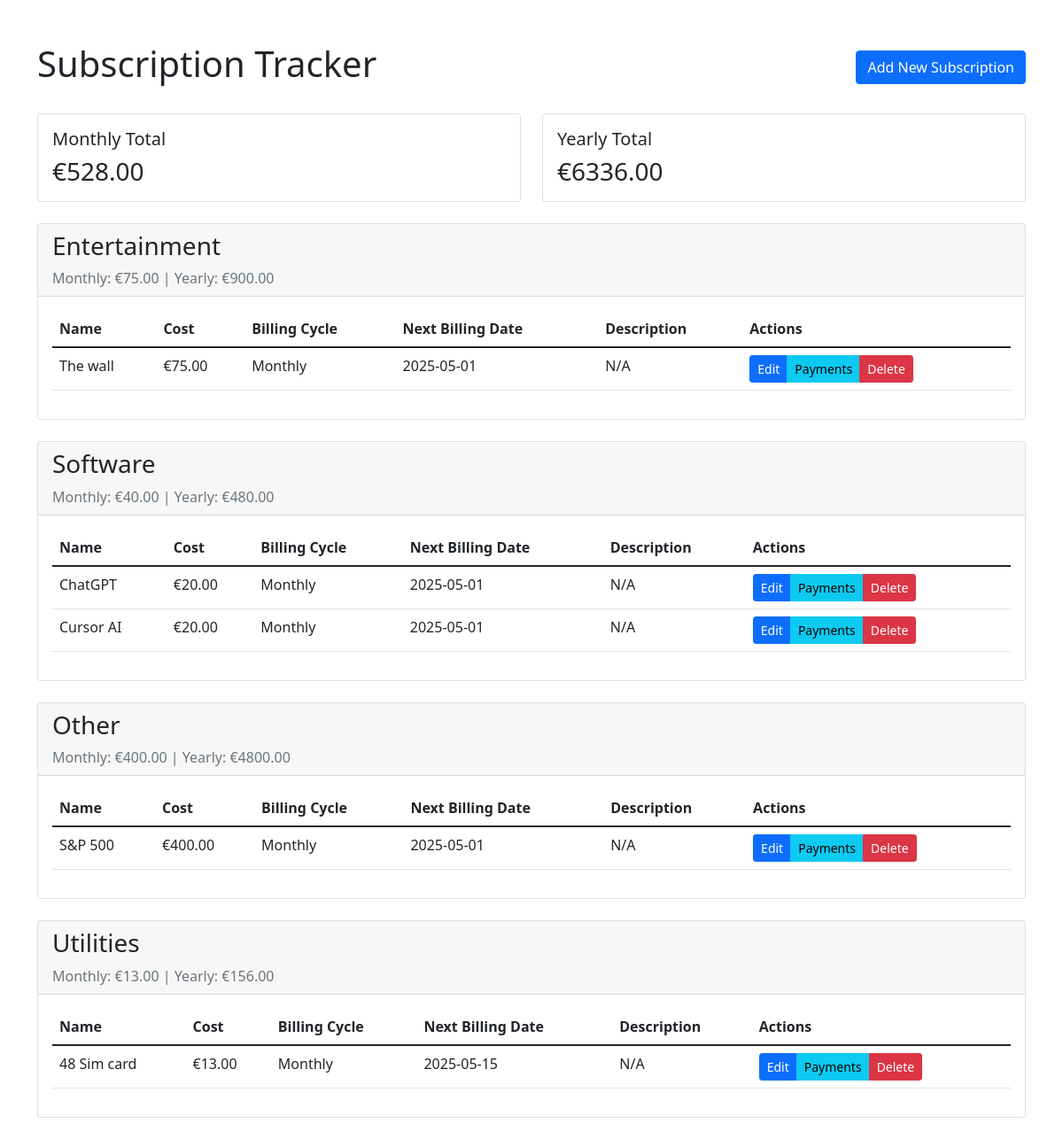
Before: / with the older database file.
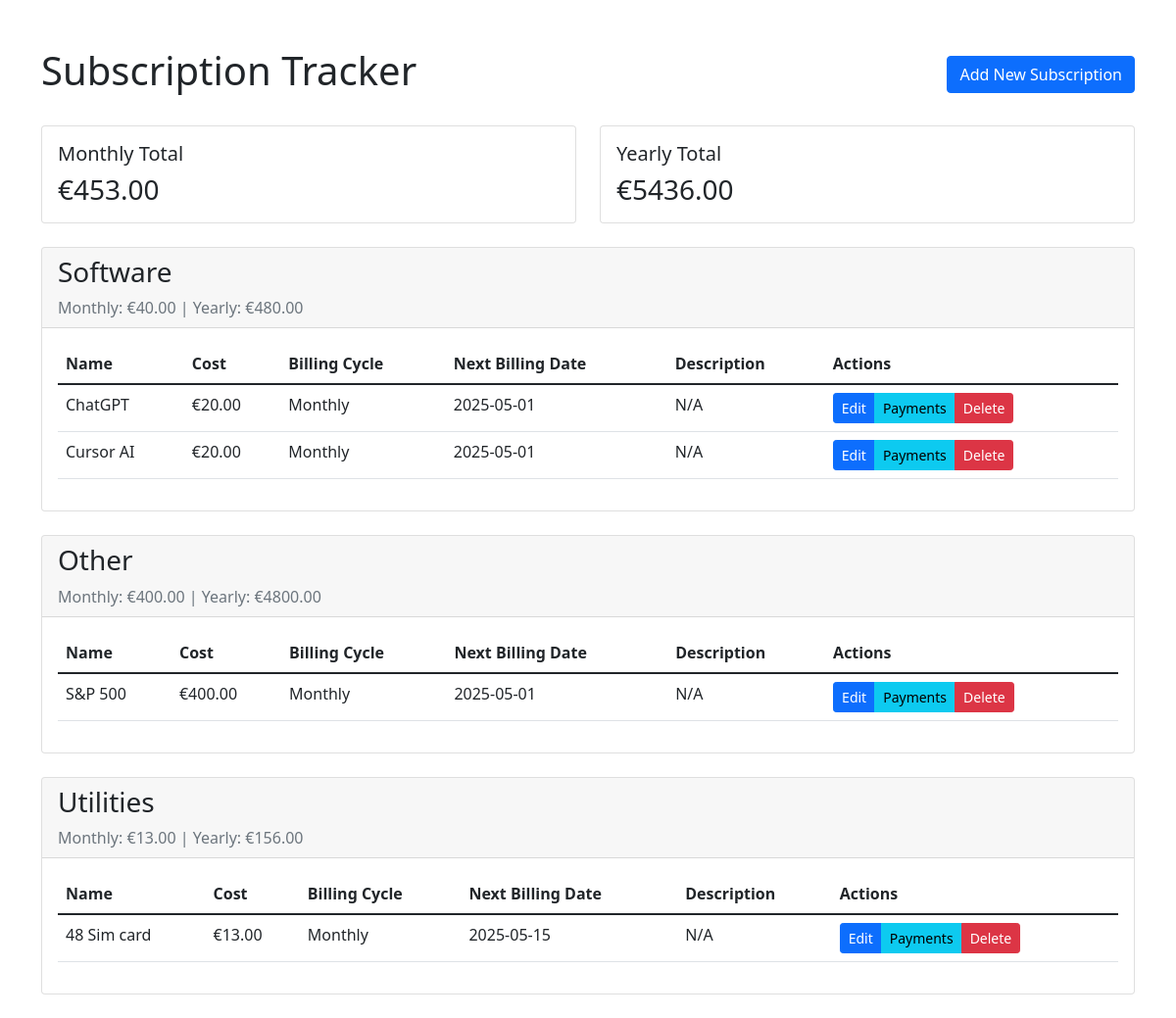
After: the same page with the newer database file.
### app.py (models this page shows)
class Subscription(db.Model):
    id = db.Column(db.Integer, primary_key=True)
    name = db.Column(db.String(100), nullable=False)
    cost = db.Column(db.Float, nullable=False)
    billing_cycle = db.Column(db.String(20), nullable=False)  # 'monthly' or 'yearly'
    next_billing_date = db.Column(db.Date, nullable=False)
    category = db.Column(db.String(50), nullable=False, default='Other')
    description = db.Column(db.String(200))

### app.py (the view)
@app.route('/')
def index():
    subscriptions = Subscription.query.all()
    total_monthly = sum(sub.cost if sub.billing_cycle == 'monthly' else sub.cost/12 for sub in subscriptions)
    total_yearly = sum(sub.cost if sub.billing_cycle == 'yearly' else sub.cost*12 for sub in subscriptions)
    categories = {}
    for sub in subscriptions:
        if sub.category not in categories:
            categories[sub.category] = {
                'subscriptions': [],
                'monthly_total': 0,
                'yearly_total': 0
            }
        categories[sub.category]['subscriptions'].append(sub)
        categories[sub.category]['monthly_total'] += sub.cost if sub.billing_cycle == 'monthly' else sub.cost/12
        categories[sub.category]['yearly_total'] += sub.cost if sub.billing_cycle == 'yearly' else sub.cost*12
    return render_template('index.html',
                         categories=categories,
                         subscriptions=subscriptions,
                         total_monthly=total_monthly,
                         total_yearly=total_yearly)

### templates/index.html (shortened to what this page needs)
<!DOCTYPE html>
<html lang="en">
<head>
    <link href="https://cdn.jsdelivr.net/npm/bootstrap@5.1.3/dist/css/bootstrap.min.css" rel="stylesheet">
</head>
<body>
    <div class="container mt-5">
        <div class="d-flex justify-content-between align-items-center mb-4">
            <h1>Subscription Tracker</h1>
            <a href="{{ url_for('add_subscription') }}" class="btn btn-primary">Add New Subscription</a>
        </div>
        <div class="row mb-4">
            <div class="col-md-6">
                <div class="card">
                    <div class="card-body">
                        <h5 class="card-title">Monthly Total</h5>
                        <p class="card-text h3">€{{ "%.2f"|format(total_monthly) }}</p>
                    </div>
                </div>
            </div>
            <div class="col-md-6">
                <div class="card">
                    <div class="card-body">
                        <h5 class="card-title">Yearly Total</h5>
                        <p class="card-text h3">€{{ "%.2f"|format(total_yearly) }}</p>
                    </div>
                </div>
            </div>
        </div>
        {% for category, data in categories.items() %}
        <div class="card mb-4">
            <div class="card-header">
                <h3>{{ category }}</h3>
                <div class="text-muted">
                    Monthly: €{{ "%.2f"|format(data.monthly_total) }} |
                    Yearly: €{{ "%.2f"|format(data.yearly_total) }}
                </div>
            </div>
            <div class="card-body">
                <div class="table-responsive">
                    <table class="table">
                        <thead>
                            <tr>
                                <th>Name</th>
                                <th>Cost</th>
                                <th>Billing Cycle</th>
                                <th>Next Billing Date</th>
                                <th>Description</th>
                                <th>Actions</th>
                            </tr>
                        </thead>
                        <tbody>
                            {% for subscription in data.subscriptions %}
                            <tr>
                                <td>{{ subscription.name }}</td>
                                <td>€{{ "%.2f"|format(subscription.cost) }}</td>
                                <td>{{ subscription.billing_cycle.capitalize() }}</td>
                                <td>{{ subscription.next_billing_date.strftime('%Y-%m-%d') }}</td>
                                <td>{{ subscription.description or 'N/A' }}</td>
                                <td>
                                    <div class="btn-group">
                                        <a href="{{ url_for('edit_subscription', id=subscription.id) }}"
                                           class="btn btn-primary btn-sm">Edit</a>
                                        <a href="{{ url_for('view_payments', id=subscription.id) }}"
                                           class="btn btn-info btn-sm">Payments</a>
                                        <a href="{{ url_for('delete_subscription', id=subscription.id) }}"
                                           class="btn btn-danger btn-sm"
                                           onclick="return confirm('Are you sure you want to delete this subscription?')">
                                            Delete
                                        </a>
                                    </div>
                                </td>
                            </tr>
                            {% endfor %}
                        </tbody>
                    </table>
                </div>
            </div>
        </div>
        {% endfor %}
    </div>
</body>
</html>

Changed rows visible on the page:
removed Subscription: category "Entertainment", monthly_total "75.00", yearly_total "900.00", name "The wall", cost "75.00", billing_cycle "Monthly", next_billing_date "2025-05-01", description "N/A"
Other visible differences:
{{ "%.2f"|format(total_monthly) }}: "528.00" → "453.00"
{{ "%.2f"|format(total_yearly) }}: "6336.00" → "5436.00"
